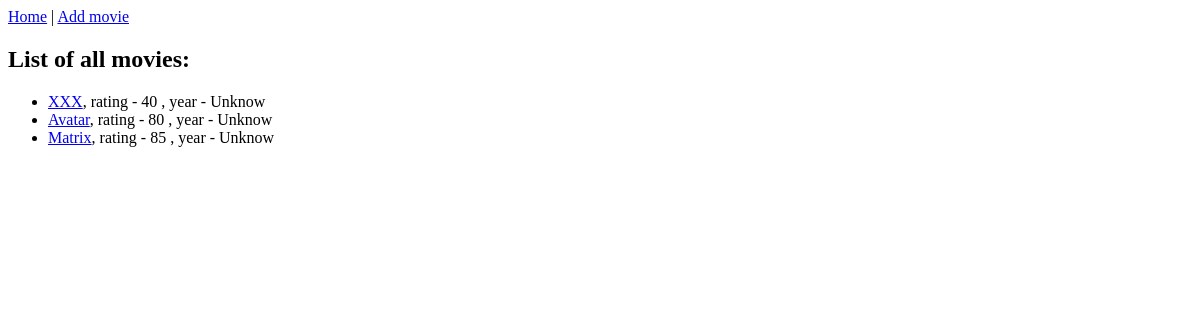
Page /movie/ on the earlier database version.
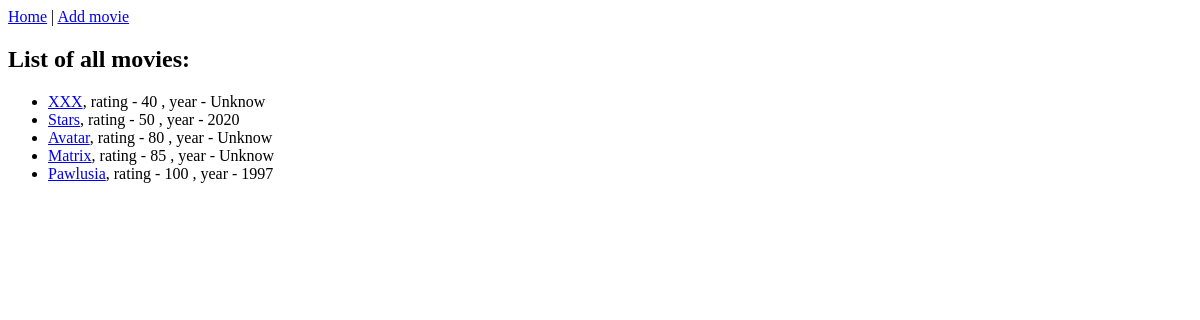
Same page on the later database version.
### movie_app/models.py (models this page shows, shortened)
class Movie(models.Model):
    name = models.CharField(max_length=40)
    rating = models.IntegerField()
    year = models.IntegerField(null=True)
    budget= models.IntegerField(default=10000000)
    slug= models.SlugField(default='', null=False)
    def get_url(self):
        return reverse('one_movie', args=[self.id])

### movie_app/views.py (the view)
# urls.py: path('movie/', views.show_all_movies, name='all_movies'),
def show_all_movies(request):
    movies =Movie.objects.order_by(F('rating').asc())
    return render(request, 'movie_app/all_movies.html', {'movies':movies})

### movie_app/templates/movie_app/all_movies.html (shortened to what this page needs)
{% extends 'movie_app/base.html'%}
{% block content %}
    {% include 'includes/nav.html' %}
    <h2>List of all movies:</h2>
    <ul>
        {% for movie in movies %}
            <li><a href="{{ movie.get_url }}"> {{ movie.name }}</a>, rating - {{movie.rating}} , year - {{ movie.year| default_if_none:"Unknow" }}</li>
        {% endfor %}
    </ul>
{% endblock %}

Differences in the rows shown:
added Movie: name "Stars", rating "50", year "2020"
added Movie: name "Pawlusia", rating "100", year "1997"
